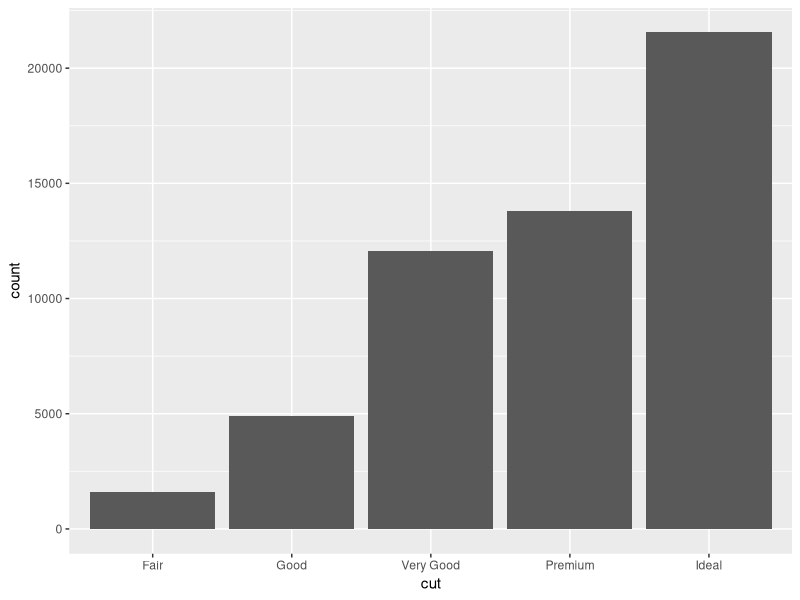
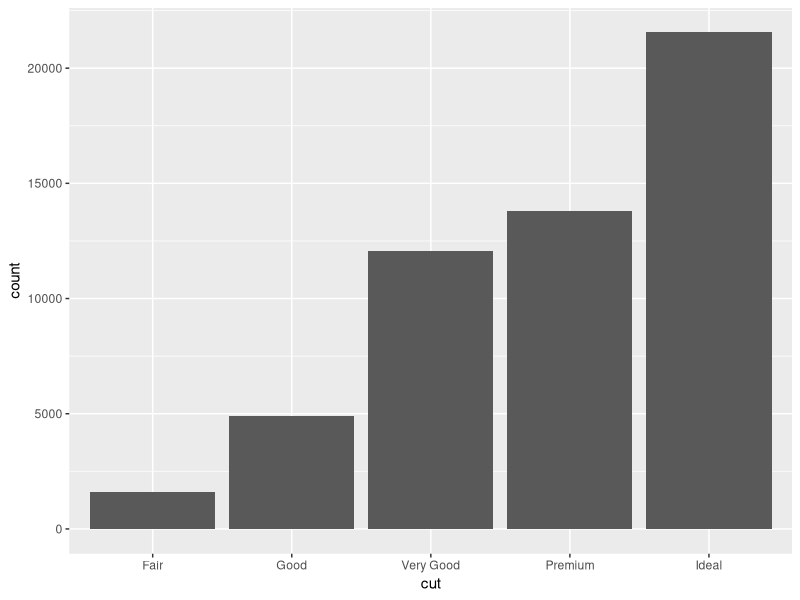
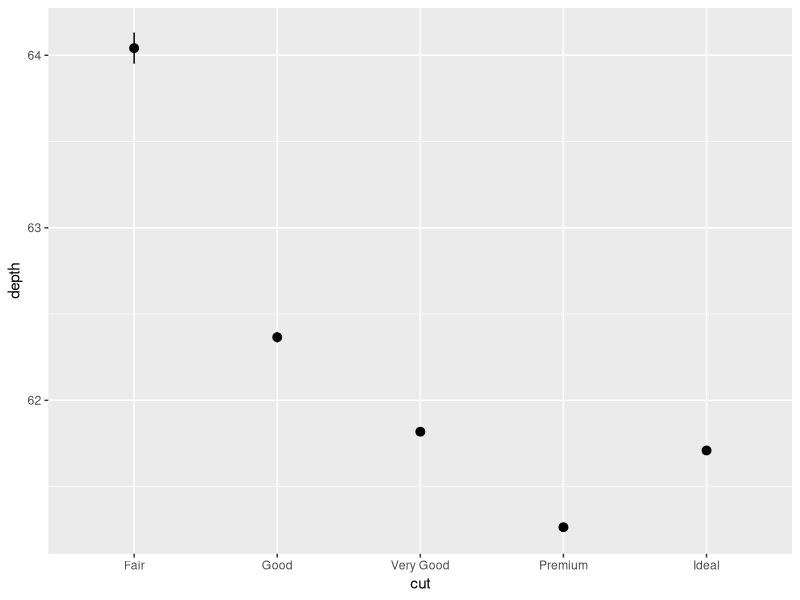
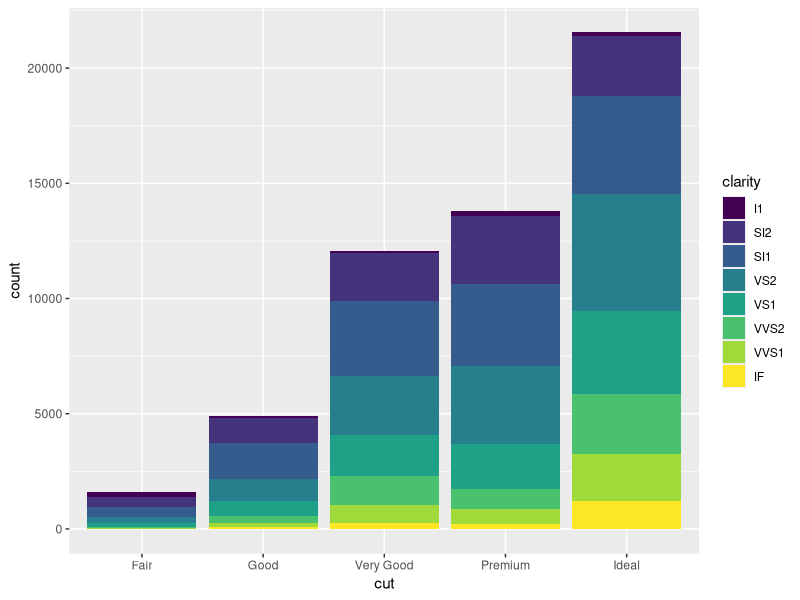
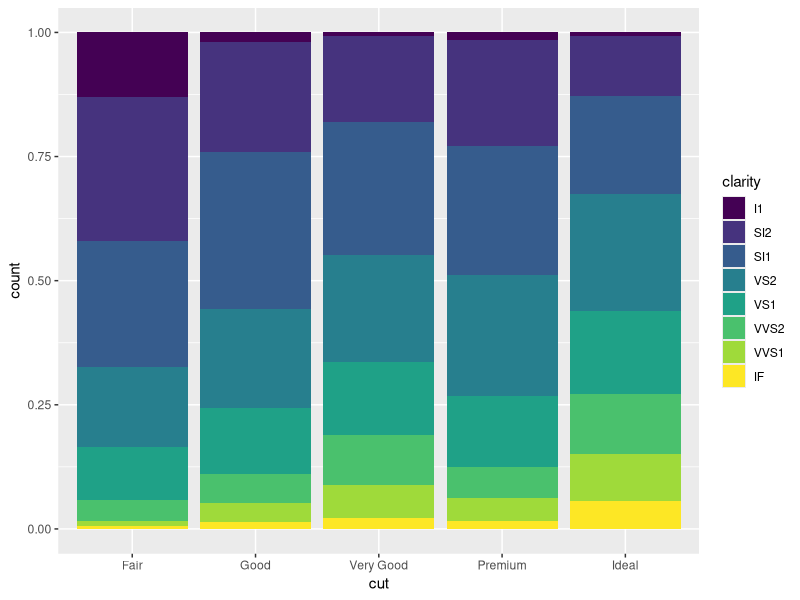
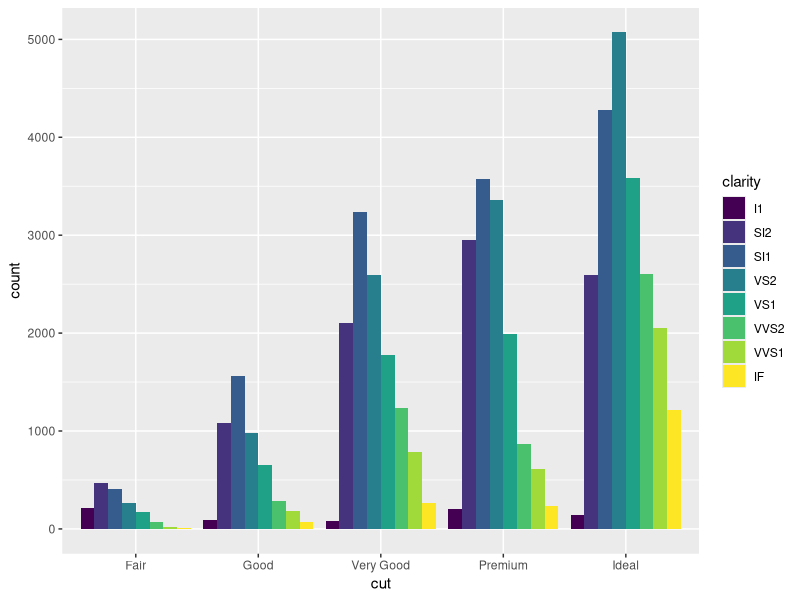
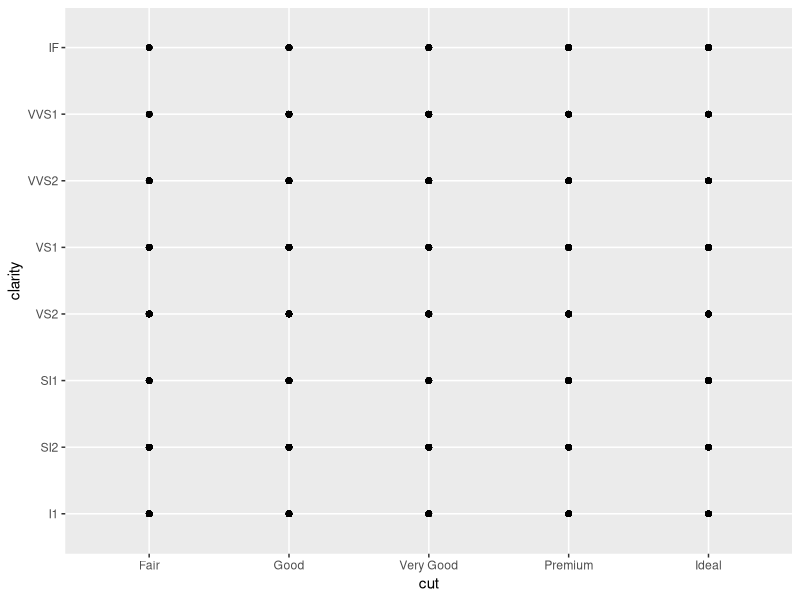
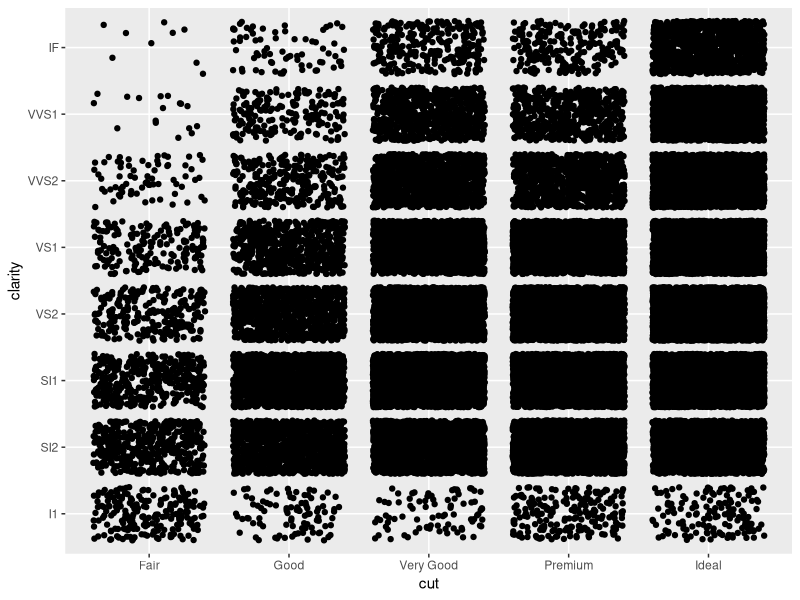

These figures' R source, in order:
# Exercise 2: advanced ggplot2 practice

# Install and load the `ggplot2` package
#install.packages('ggplot2')
library(ggplot2)

# For this exercise you will again be working with the `diamonds` data set.
# Use `?diamonds` to review details about this data set
?diamonds

## Statistical Transformations

# Draw a bar chart of the diamonds data, organized by cut
# Each bar's height is based on the "count" (number) of diamonds with that cut
ggplot(data = diamonds) +
  geom_bar(mapping = aes(x = cut))

# Use the `stat_count` to apply the statistical transformation "count" to the 
# diamonds by cut. You do not need a separate geometry layer!
ggplot(data = diamonds) +
  stat_count(mapping = aes(x = cut))

# Use the `stat_summary` function to draw a chart with a summary layer.
# Map the x-position to diamond `cut`, and the y-position to diamond `depth`
# Bonus: use `min` as the function ymin, `max` as the function ymax, and `median` 
# as the function y
ggplot(data = diamonds) +
  stat_summary(mapping = aes(x = cut, y = depth))


## Position Adjustments

# Draw a bar chart of diamonds organized by cut, with each bar filled by clarity.
# You should see a _stacked_ bar chart.
ggplot(data = diamonds) +
  geom_bar(mapping = aes(x = cut, fill = clarity))

# Draw the same chart again, but with each element positioned to "fill" the y axis
ggplot(data = diamonds) +
  geom_bar(mapping = aes(x = cut, fill = clarity), position = "fill")

# Draw the same chart again, but with each element positioned to "dodge" each other
ggplot(data = diamonds) +
  geom_bar(mapping = aes(x = cut, fill = clarity), position = "dodge")

# Draw a plot with point geometry with the x-position mapped to `cut` and the 
# y-position mapped to `clarity`
# This creates a "grid" grouping the points
ggplot(data = diamonds) +
  geom_point(mapping = aes(x = cut, y = clarity))

# Use the "jitter" position adjustment to keep the points from all overlapping!
# (This works a little better with a sample of diamond data, such as from the 
# previous exercise).
ggplot(data = diamonds) +
  geom_point(mapping = aes(x = cut, y = clarity), position = "jitter")


## Scales

# Draw a "boxplot" (with `geom_boxplot`) for the diamond's price (y) by color (x)
ggplot(data = diamonds) +
  geom_boxplot(mapping = aes(x = color, y = price))

# This has a lot of outliers, making it harder to read. To fix this, draw the 
# same plot but with a _logarithmic_ scale for the y axis.
ggplot(data = diamonds) +
  geom_boxplot(mapping = aes(x = color, y = price)) +
  scale_y_log10()

# For another version, draw the same plot but with `violin` geometry instead of 
# `boxplot` geometry!
# How does the logarithmic scale change the data presentation?
ggplot(data = diamonds) +
  geom_violin(mapping = aes(x = color, y = price)) +
  scale_y_log10()

# Another interesting plot: draw a plot of the diamonds price (y) by carat (x), 
# using a heatmap of 2d bins (geom_bin2d)
# What happens when you make the x and y channels scale logarithmically?
ggplot(data = diamonds) +
  geom_bin2d(mapping = aes(x = carat, y = price)) +
  scale_x_log10() +
  scale_y_log10()

# Draw a scatter plot for the diamonds price (y) by carat (x). Color each point
# by the clarity (Remember, this will take a while. Use a sample of the diamonds 
# for faster results)
ggplot(data = diamonds) +
  geom_bin2d(mapping = aes(x = carat, y = price, color = clarity))

# Change the color of the previous plot using a ColorBrewer scale of your choice. 
# What looks nice?
ggplot(data = diamonds) +
  geom_bin2d(mapping = aes(x = carat, y = price, color = clarity)) +
  scale_color_brewer(palette = "Set3")


## Coordinate Systems

# Draw a bar chart with x-position and fill color BOTH mapped to cut
# For best results, SET the `width` of the geometry to be 1 (fill plot, no space
# between)
# TIP: You can save the plot to a variable for easier modifications
bar <- ggplot(data = diamonds) +
  geom_bar(mapping = aes(x = cut, fill = cut), width = 1)
bar

# Draw the same chart, but with the coordinate system flipped
bar + coord_flip()

# Draw the same chart, but in a polar coordinate system. It's a Coxcomb chart!
bar + coord_polar()


## Facets

# Take the scatter plot of price by carat data (colored by clarity) and add 
# _facets_ based on the diamond's `color`
ggplot(data = diamonds) +
  geom_point(mapping = aes(x = carat, y = price, color = clarity)) +
  facet_wrap(~color)


## Saving Plots

# Use the `ggsave()` function to save the current (recent) plot to disk.
# Name the output file "my-plot.png".
# Make sure you've set the working directory!!
ggsave("my-plot.png")
